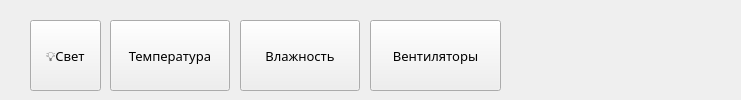
<?xml version="1.0" encoding="UTF-8"?>
<ui version="4.0">
 <class>Form</class>
 <widget class="QWidget" name="Form">
  <property name="geometry">
   <rect>
    <x>0</x>
    <y>0</y>
    <width>741</width>
    <height>100</height>
   </rect>
  </property>
  <property name="sizePolicy">
   <sizepolicy hsizetype="Fixed" vsizetype="Fixed">
    <horstretch>0</horstretch>
    <verstretch>0</verstretch>
   </sizepolicy>
  </property>
  <property name="minimumSize">
   <size>
    <width>741</width>
    <height>100</height>
   </size>
  </property>
  <property name="maximumSize">
   <size>
    <width>16777215</width>
    <height>100</height>
   </size>
  </property>
  <property name="windowTitle">
   <string>Form</string>
  </property>
  <property name="styleSheet">
   <string notr="true"/>
  </property>
  <widget class="QPushButton" name="lightButton">
   <property name="geometry">
    <rect>
     <x>30</x>
     <y>20</y>
     <width>71</width>
     <height>71</height>
    </rect>
   </property>
   <property name="sizePolicy">
    <sizepolicy hsizetype="Maximum" vsizetype="Minimum">
     <horstretch>0</horstretch>
     <verstretch>0</verstretch>
    </sizepolicy>
   </property>
   <property name="minimumSize">
    <size>
     <width>70</width>
     <height>0</height>
    </size>
   </property>
   <property name="maximumSize">
    <size>
     <width>16777215</width>
     <height>90</height>
    </size>
   </property>
   <property name="font">
    <font>
     <family>Segoe UI Variable Text Semibold</family>
     <pointsize>10</pointsize>
    </font>
   </property>
   <property name="autoFillBackground">
    <bool>false</bool>
   </property>
   <property name="styleSheet">
    <string notr="true"/>
   </property>
   <property name="text">
    <string>💡Свет</string>
   </property>
   <property name="autoDefault">
    <bool>false</bool>
   </property>
   <property name="default">
    <bool>false</bool>
   </property>
  </widget>
  <widget class="QPushButton" name="tempButton">
   <property name="geometry">
    <rect>
     <x>110</x>
     <y>20</y>
     <width>120</width>
     <height>71</height>
    </rect>
   </property>
   <property name="sizePolicy">
    <sizepolicy hsizetype="Fixed" vsizetype="Minimum">
     <horstretch>0</horstretch>
     <verstretch>0</verstretch>
    </sizepolicy>
   </property>
   <property name="minimumSize">
    <size>
     <width>120</width>
     <height>0</height>
    </size>
   </property>
   <property name="font">
    <font>
     <family>Segoe UI Variable Text Semibold</family>
     <pointsize>10</pointsize>
    </font>
   </property>
   <property name="autoFillBackground">
    <bool>false</bool>
   </property>
   <property name="styleSheet">
    <string notr="true"/>
   </property>
   <property name="text">
    <string>Температура</string>
   </property>
   <property name="autoDefault">
    <bool>false</bool>
   </property>
   <property name="default">
    <bool>false</bool>
   </property>
  </widget>
  <widget class="QPushButton" name="lightButton_5">
   <property name="geometry">
    <rect>
     <x>240</x>
     <y>20</y>
     <width>120</width>
     <height>71</height>
    </rect>
   </property>
   <property name="sizePolicy">
    <sizepolicy hsizetype="Fixed" vsizetype="Minimum">
     <horstretch>0</horstretch>
     <verstretch>0</verstretch>
    </sizepolicy>
   </property>
   <property name="minimumSize">
    <size>
     <width>120</width>
     <height>0</height>
    </size>
   </property>
   <property name="font">
    <font>
     <family>Segoe UI Variable Text Semibold</family>
     <pointsize>10</pointsize>
    </font>
   </property>
   <property name="autoFillBackground">
    <bool>false</bool>
   </property>
   <property name="styleSheet">
    <string notr="true"/>
   </property>
   <property name="text">
    <string>Влажность</string>
   </property>
   <property name="autoDefault">
    <bool>false</bool>
   </property>
   <property name="default">
    <bool>false</bool>
   </property>
  </widget>
  <widget class="QPushButton" name="lightButton_6">
   <property name="geometry">
    <rect>
     <x>370</x>
     <y>20</y>
     <width>131</width>
     <height>71</height>
    </rect>
   </property>
   <property name="sizePolicy">
    <sizepolicy hsizetype="Fixed" vsizetype="Minimum">
     <horstretch>0</horstretch>
     <verstretch>0</verstretch>
    </sizepolicy>
   </property>
   <property name="minimumSize">
    <size>
     <width>120</width>
     <height>0</height>
    </size>
   </property>
   <property name="font">
    <font>
     <family>Segoe UI Variable Text Semibold</family>
     <pointsize>10</pointsize>
    </font>
   </property>
   <property name="autoFillBackground">
    <bool>false</bool>
   </property>
   <property name="styleSheet">
    <string notr="true"/>
   </property>
   <property name="text">
    <string>Вентиляторы</string>
   </property>
   <property name="autoDefault">
    <bool>false</bool>
   </property>
   <property name="default">
    <bool>false</bool>
   </property>
  </widget>
 </widget>
 <resources/>
 <connections/>
</ui>
